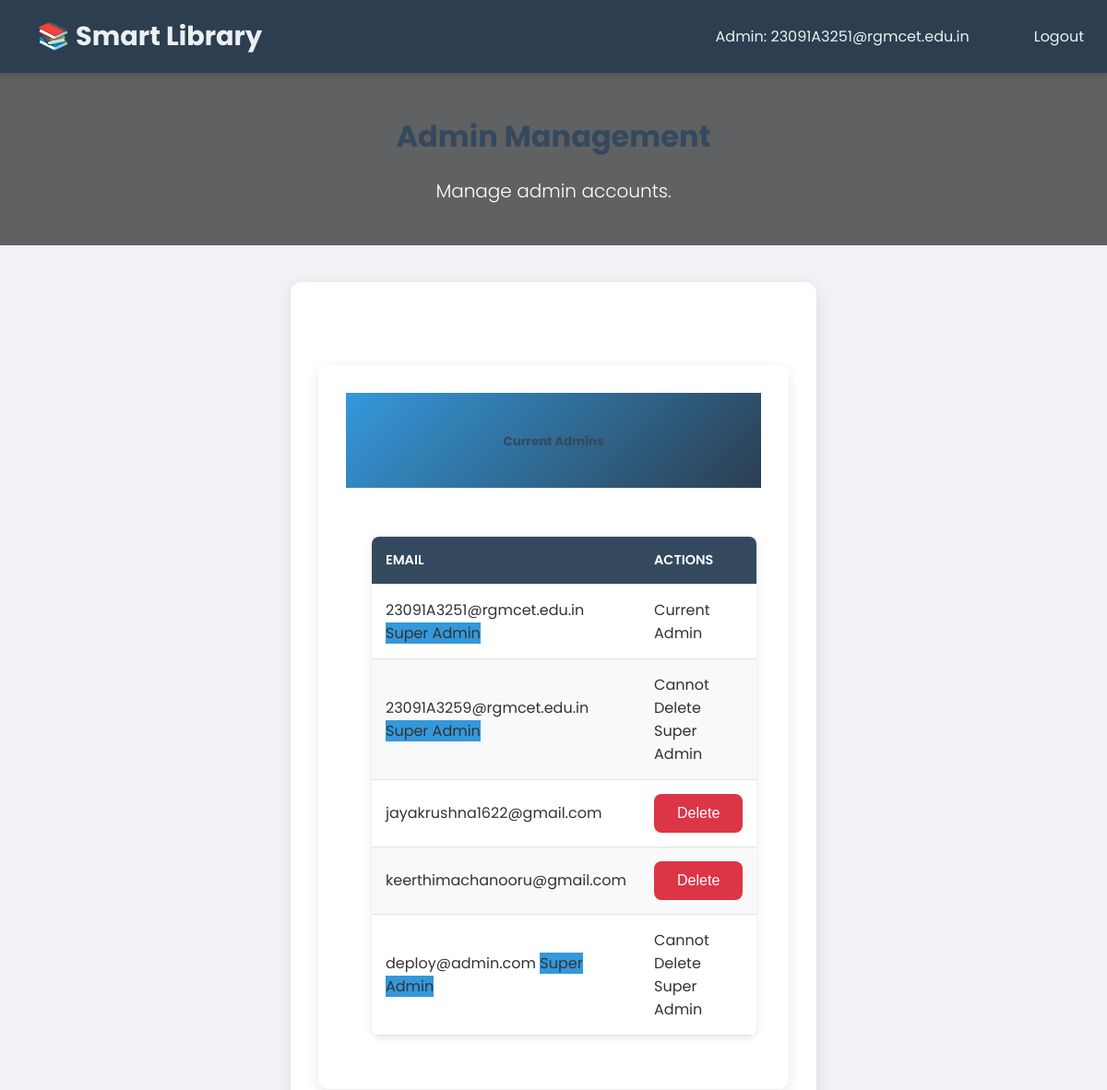
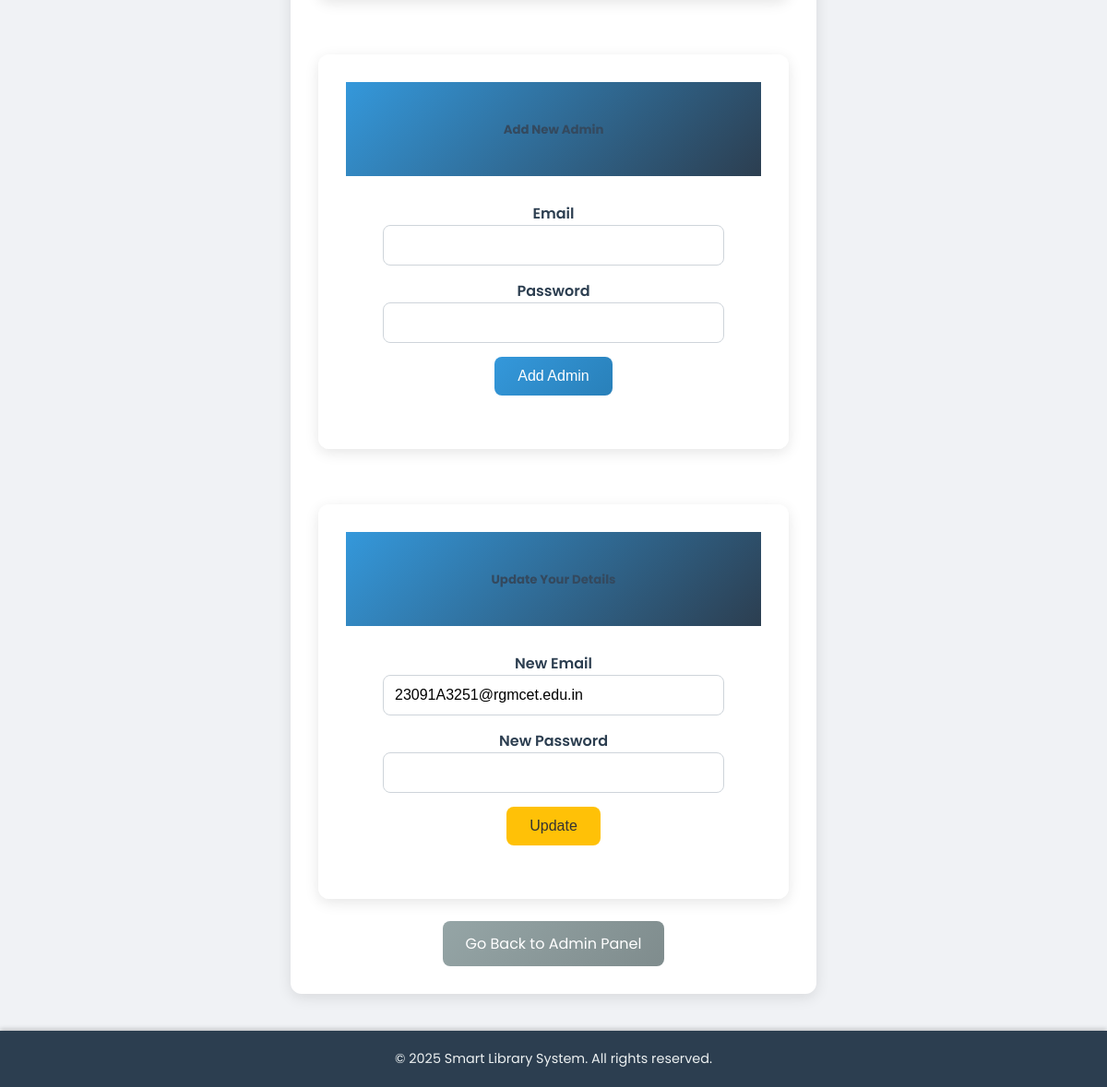
The page /admin_management (signed in) on the database its author committed (2 pictures, top to bottom).
### app.py (models this page shows)
class Admin(db.Model):
    email = db.Column(db.String(50), primary_key=True)
    password = db.Column(db.String(256), nullable=False)

### app.py (the view)
    def wrap(*args, **kwargs):
        if 'admin_email' not in session:
            flash('Please log in as admin first.', 'error')
            return redirect(url_for('admin'))
        return f(*args, **kwargs)

### app.py (called while the page is built)
@app.teardown_appcontext
def shutdown_session(exception=None):
    db.session.remove()

def admin_login_required(f):
    def wrap(*args, **kwargs):
        if 'admin_email' not in session:
            flash('Please log in as admin first.', 'error')
            return redirect(url_for('admin'))
        return f(*args, **kwargs)
    wrap.__name__ = f.__name__
    return wrap

@app.route('/admin_management')
@admin_login_required
def admin_management():
    admins = Admin.query.all()
    current_admin_email = session.get('admin_email')
    super_admin_emails = SUPER_ADMIN_EMAILS # Use the updated list
    return render_template('admin_management.html', admins=admins, current_admin_email=current_admin_email, super_admin_emails=super_admin_emails, now=datetime.now())

### templates/admin_management.html
{% extends "base.html" %}
{% set background = 'https://images.unsplash.com/photo-1507842217343-583bb7270b66' %}
{% block content %}
<header class="text-center py-4 text-white" style="background-color: rgba(0,0,0,0.6);">
    <h1>Admin Management</h1>
    <p class="lead">Manage admin accounts.</p>
</header>
<div class="container my-4">
    <div class="card mb-4">
        <div class="card-header">
            <h5>Current Admins</h5>
        </div>
        <div class="card-body">
            {% if admins %}
            <table class="table table-striped">
                <thead>
                    <tr>
                        <th>Email</th>
                        <th>Actions</th>
                    </tr>
                </thead>
                <tbody>
                    {% for admin in admins %}
                    <tr>
                        <td>{{ admin.email }}{% if admin.email in super_admin_emails %} <span class="badge bg-primary">Super Admin</span>{% endif %}</td>
                        <td>
                            {% if admin.email == current_admin_email %}
                            <span class="text-muted">Current Admin</span>
                            {% elif admin.email in super_admin_emails %}
                            <span class="text-muted">Cannot Delete Super Admin</span>
                            {% else %}
                            <form action="{{ url_for('delete_admin_post', email=admin.email) }}" method="post" style="display: inline;">
                                <button type="submit" class="btn btn-danger btn-sm">Delete</button>
                            </form>
                            {% endif %}
                        </td>
                    </tr>
                    {% endfor %}
                </tbody>
            </table>
            {% else %}
            <p class="text-center">No admins found.</p>
            {% endif %}
        </div>
    </div>
    <div class="card mb-4">
        <div class="card-header">
            <h5>Add New Admin</h5>
        </div>
        <div class="card-body">
            <form action="{{ url_for('add_admin_post') }}" method="post">
                <div class="mb-3">
                    <label for="email" class="form-label">Email</label>
                    <input type="email" class="form-control" id="email" name="email" required>
                </div>
                <div class="mb-3">
                    <label for="password" class="form-label">Password</label>
                    <input type="password" class="form-control" id="password" name="password" required>
                </div>
                <button type="submit" class="btn btn-primary">Add Admin</button>
            </form>
        </div>
    </div>
    <div class="card mb-4">
        <div class="card-header">
            <h5>Update Your Details</h5>
        </div>
        <div class="card-body">
            <form action="{{ url_for('update_admin') }}" method="post">
                <div class="mb-3">
                    <label for="new_email" class="form-label">New Email</label>
                    <input type="email" class="form-control" id="new_email" name="new_email" value="{{ current_admin_email }}" required>
                </div>
                <div class="mb-3">
                    <label for="new_password" class="form-label">New Password</label>
                    <input type="password" class="form-control" id="new_password" name="new_password" required>
                </div>
                <button type="submit" class="btn btn-warning">Update</button>
            </form>
        </div>
    </div>
    <div class="text-center mt-3">
        <a href="{{ url_for('admin_panel') }}" class="btn btn-secondary">Go Back to Admin Panel</a>
    </div>
</div>
{% endblock %}

### templates/base.html (shortened to what this page needs)
<!DOCTYPE html>
<html lang="en">
<head>
    <link rel="stylesheet" href="https://cdnjs.cloudflare.com/ajax/libs/font-awesome/6.0.0/css/all.min.css">
    <link rel="stylesheet" href="{{ url_for('static', filename='style.css') }}">
</head>
<body{% if background %} style="background-image: url('{{ background }}');"{% endif %}>
    <nav class="navbar">
        <div class="nav-content-wrapper">
            <a class="navbar-brand" href="{{ url_for('index') }}">📚 Smart Library</a>
            <div class="nav-links-and-info">
                {% if session.get('regno') %}
                    <span class="navbar-text">Logged in as: {{ session.get('regno') }}</span>
                    <a href="{{ url_for('my_fines') }}" class="btn btn-outline-light nav-btn-spacing">All Fines</a>
                    <a href="{{ url_for('logout') }}" class="btn btn-outline-light nav-btn-spacing">Logout</a>
                {% elif session.get('admin_email') %}
                    <span class="navbar-text">Admin: {{ session.get('admin_email') }}</span>
                    <a href="{{ url_for('logout') }}" class="btn btn-outline-light nav-btn-spacing">Logout</a>
                {% endif %}
            </div>
        </div>
    </nav>
    {% block content %}{% endblock %}
    <footer>
        &copy; {{ now.year }} Smart Library System. All rights reserved.
    </footer>
</body>
</html>

### static/style.css (style rules this page uses)
body { font-family: 'Poppins', sans-serif; margin: 0; padding: 0; background-color: #f0f2f5; color: #333; min-height: 100vh; display: flex; flex-direction: column; }
h1, h2, h3, h4, h5, h6 { font-weight: 700; color: #34495e; margin-bottom: 20px; }
.navbar { background-color: #2c3e50; padding: 15px 20px; box-shadow: 0 2px 5px rgba(0,0,0,0.2); }
.navbar-brand { font-weight: bold; color: #ecf0f1 !important; font-size: 1.8rem; transition: color 0.3s ease; }
.navbar-text { color: #ecf0f1; margin-right: 15px; }
.btn-outline-light { color: #ecf0f1; border-color: #ecf0f1; background-color: transparent; }
.navbar .nav-content-wrapper { width: 100%; display: flex; justify-content: space-between; align-items: center; max-width: 1200px; margin: 0 auto; padding: 0 20px; }
.navbar .nav-links-and-info { display: flex; align-items: center; gap: 15px; }
.nav-btn-spacing { margin-left: 15px; }
.container { max-width: 960px; margin: 40px auto; background-color: #ffffff; padding: 30px; border-radius: 12px; box-shadow: 0 4px 15px rgba(0,0,0,0.1); flex-grow: 1; }
.card { max-width: 450px; margin: 60px auto; padding: 30px; background: rgba(255, 255, 255, 0.95); border-radius: 15px; box-shadow: 0 8px 20px rgba(0,0,0,0.2); font-family: 'Poppins', sans-serif; text-align: center; }
input[type="text"], input[type="email"], input[type="password"], input[type="number"], input[type="date"], select.form-control { width: calc(100% - 24px); padding: 12px; margin-bottom: 15px; border: 1px solid #ced4da; border-radius: 8px; font-size: 1rem; box-sizing: border-box; transition: border-color 0.3s ease, box-shadow 0.3s ease; }
.btn { padding: 12px 25px; font-size: 1rem; border-radius: 8px; border: none; cursor: pointer; transition: background-color 0.3s ease, transform 0.2s ease, box-shadow 0.3s ease; text-decoration: none; display: inline-block; text-align: center; }
.btn-primary { background-color: #3498db; color: white; }
.btn-danger { background-color: #dc3545; color: white; }
.btn-warning { background-color: #ffc107; color: #333; }
.btn-secondary { background-color: #6c757d; color: white; }
table { width: 100%; border-collapse: collapse; margin-top: 25px; background-color: #ffffff; border-radius: 8px; overflow: hidden; box-shadow: 0 2px 10px rgba(0,0,0,0.1); }
th, td { padding: 15px; text-align: left; border-bottom: 1px solid #dee2e6; }
th { background-color: #34495e; color: white; font-weight: 600; text-transform: uppercase; font-size: 0.9em; }
tr:nth-child(even) { background-color: #f8f9fa; }
a { color: #3498db; text-decoration: none; transition: color 0.3s ease; }
footer { background-color: #2c3e50; color: #ecf0f1; text-align: center; padding: 20px; font-size: 0.9rem; margin-top: auto; box-shadow: 0 -2px 5px rgba(0,0,0,0.2); }
.mb-4 { margin-bottom: 1.5rem !important; }
.mt-3 { margin-top: 1rem !important; }
.py-4 { padding-top: 1.5rem !important; padding-bottom: 1.5rem !important; }
.text-center { text-align: center !important; }
.lead { font-size: 1.25rem; font-weight: 300; }
.bg-primary { background-color: #3498db !important; }
.text-white { color: white !important; }
.card { border: none; border-radius: 12px; overflow: hidden; box-shadow: 0 4px 15px rgba(0,0,0,0.1); transition: transform 0.3s ease, box-shadow 0.3s ease; }
.card-header { background: linear-gradient(135deg, #3498db, #2c3e50); border-bottom: none; padding: 1.25rem 1.5rem; }
.card-body { padding: 1.75rem; }
.form-label { font-weight: 600; color: #2c3e50; margin-bottom: 0.5rem; }
.form-control { border: 2px solid #e1e8ed; border-radius: 8px; padding: 0.75rem 1rem; transition: all 0.3s ease; }
.btn-primary { background: linear-gradient(135deg, #3498db, #2980b9); border: none; transition: all 0.3s ease; }
.btn-secondary { background: linear-gradient(135deg, #95a5a6, #7f8c8d); border: none; transition: all 0.3s ease; }
@media (min-width: 992px) { .container { max-width: 1200px; padding: 30px; } }
body { font-size: 16px; }
input, textarea, select { font-size: 16px; }

### templates/base.html (style rules this page uses)
body { background-size: cover; background-attachment: fixed; background-position: center center; }

### rows shown on the page
Admin: get "23091A3251@rgmcet.edu.in", email "23091A3251@rgmcet.edu.in", shows "Super Admin", shows "Current Admin"
Admin: email "23091A3259@rgmcet.edu.in", shows "Super Admin", shows "Cannot Delete Super Admin"
Admin: email "jayakrushna1622@gmail.com"
Admin: email "keerthimachanooru@gmail.com"
Admin: email "deploy@admin.com", shows "Super Admin", shows "Cannot Delete Super Admin"
